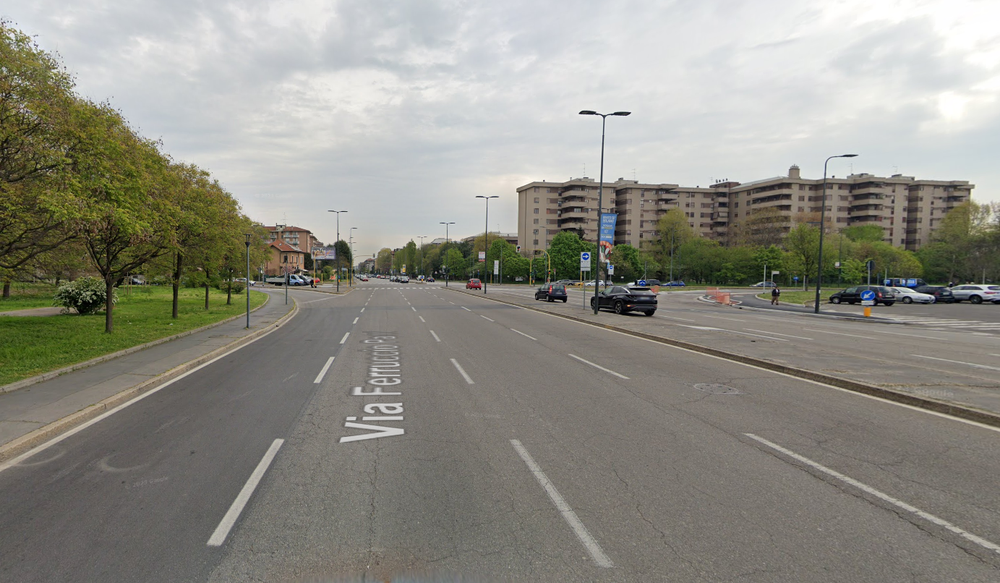
#> input picture input_img_flat/img1.png, 1000 x 583 px, shrunk from 1383 x 806 before the run; its folder holds only this picture in this run
$ python lsd_Filter.py
#> lines starting #> are read from the running program, lines starting #| are printed output that depends on the picture
#> in process_folder, image is the input picture: shape (583, 1000, 3); mean B, G, R 132.2, 141.3, 142.5
import os
import cv2
import numpy as np
import random

def distort_shapes_and_colors(image):
    # Distorsioni di forme e colori.
    rows, cols, ch = image.shape
#> rows = 583; cols = 1000; ch = 3
    distortion = np.zeros_like(image)
    for i in range(rows):
        for j in range(cols):
            offset_x = int(random.uniform(2.0, 4.0) * np.sin(2 * np.pi * i / 30.0))
            offset_y = int(random.uniform(2.0, 4.0) * np.cos(2 * np.pi * j / 30.0))
            if i + offset_x < rows and j + offset_y < cols:
                distortion[i, j] = image[(i + offset_x) % rows, (j + offset_y) % cols]
            else:
                distortion[i, j] = image[i, j]
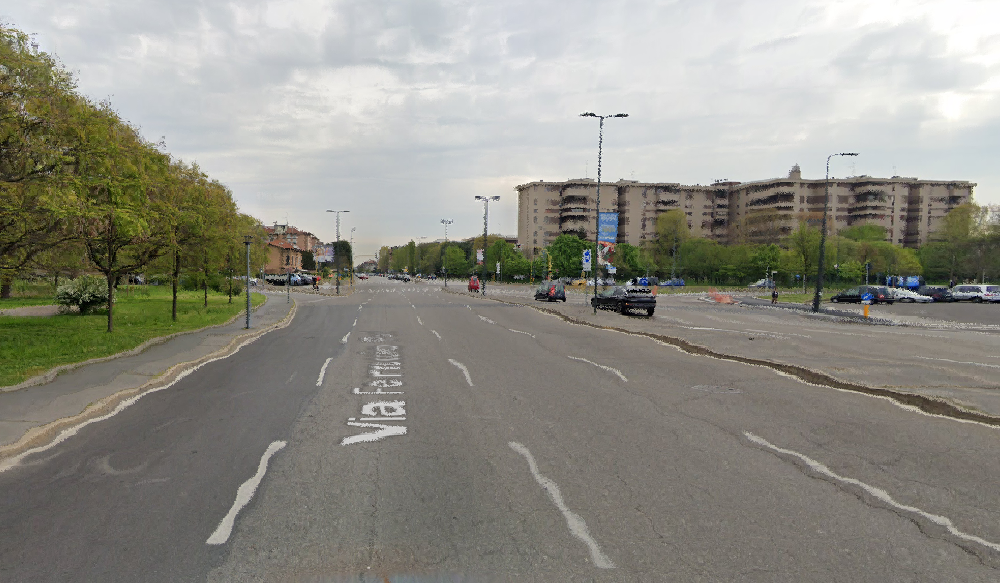
#> distortion: shape (583, 1000, 3); mean B, G, R 132.4, 141.4, 142.7
    return distortion

def add_light_halos(image):
    # Aggiunge aloni di luce.
    alpha = random.uniform(0.30, 0.50)  # Randomizza il valore di alpha tra 0.85 e 0.95
    beta = 1 - alpha
    return cv2.addWeighted(image, alpha, cv2.GaussianBlur(image, (15, 15), 5), beta, 0)

def enhance_colors(image):
    # Colori intensi e brillanti.
    hsv = cv2.cvtColor(image, cv2.COLOR_BGR2HSV)
#> hsv: shape (583, 1000, 3); mean H, S, V 40.7, 33.3, 144.9
    saturation_increase = random.randint(20, 30)  # Randomizza l'aumento della saturazione tra 20 e 30
    hsv[..., 1] = cv2.add(hsv[..., 1], saturation_increase)
#> hsv: shape (583, 1000, 3); mean H, S, V 40.7, 57.3, 144.9
    return cv2.cvtColor(hsv, cv2.COLOR_HSV2BGR)
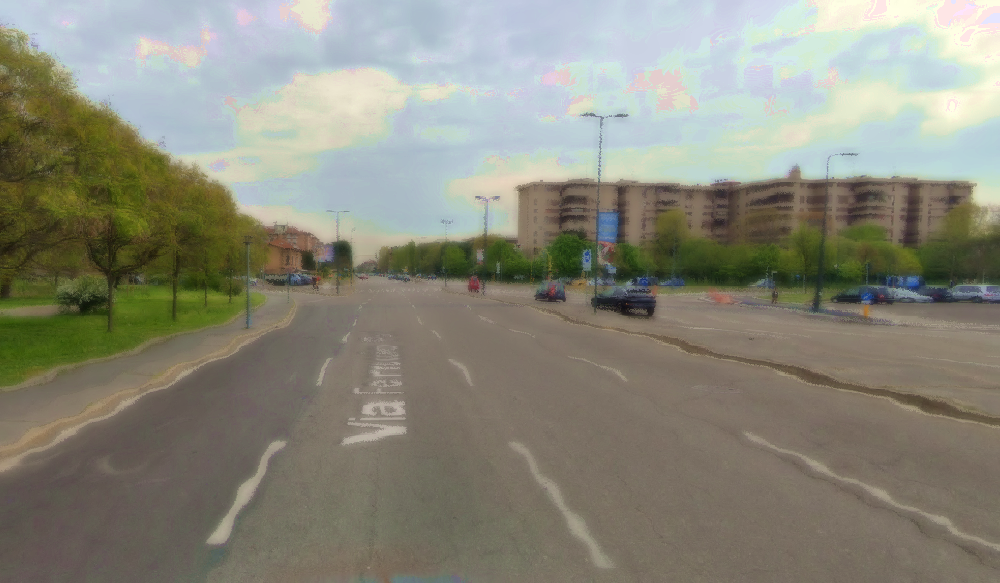
#> returned value: shape (583, 1000, 3); mean B, G, R 122.7, 136.5, 137.3

def apply_lsd_effect(image, output_folder, filename):
    #Applica l'effetto LSD all'immagine e salva ogni passaggio.
    distorted_image = distort_shapes_and_colors(image)
    cv2.imwrite(os.path.join(output_folder, f"{filename}_distorted.jpg"), distorted_image)
    light_halos_image = add_light_halos(distorted_image)
    cv2.imwrite(os.path.join(output_folder, f"{filename}_light_halos.jpg"), light_halos_image)
    enhanced_colors_image = enhance_colors(light_halos_image)
    cv2.imwrite(os.path.join(output_folder, f"{filename}_enhanced_colors.jpg"), enhanced_colors_image)
    return enhanced_colors_image

def process_folder(folder_path, output_folder):
    if not os.path.exists(output_folder):
        os.makedirs(output_folder)

    # Leggi tutte le immagini dalla cartella
    images = [f for f in os.listdir(folder_path) if f.endswith(('.png', '.jpg', '.jpeg', '.bmp', '.tiff'))]

    # Processa e salva le immagini con il filtro Alcol
    for filename in images:
        image_path = os.path.join(folder_path, filename)
        image = cv2.imread(image_path)

        # Applica gli effetti e salva le immagini alterate
        apply_lsd_effect(image, output_folder, os.path.splitext(filename)[0])

# Cartelle root
process_folder('input_img_flat', 'output_img_distorted')

$ run again, on input_img_flat/img5.png
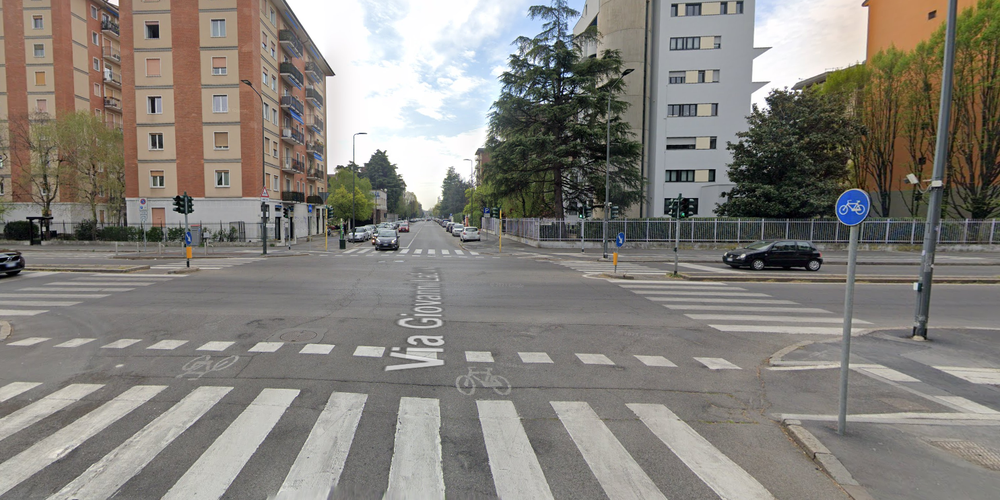
#> input picture input_img_flat/img5.png, 1000 x 500 px, shrunk from 1485 x 742 before the run
#> in process_folder, image is the input picture: shape (500, 1000, 3); mean B, G, R 122.6, 128.7, 132.6
#> after the loop in distort_shapes_and_colors, `for i in range(rows):`:
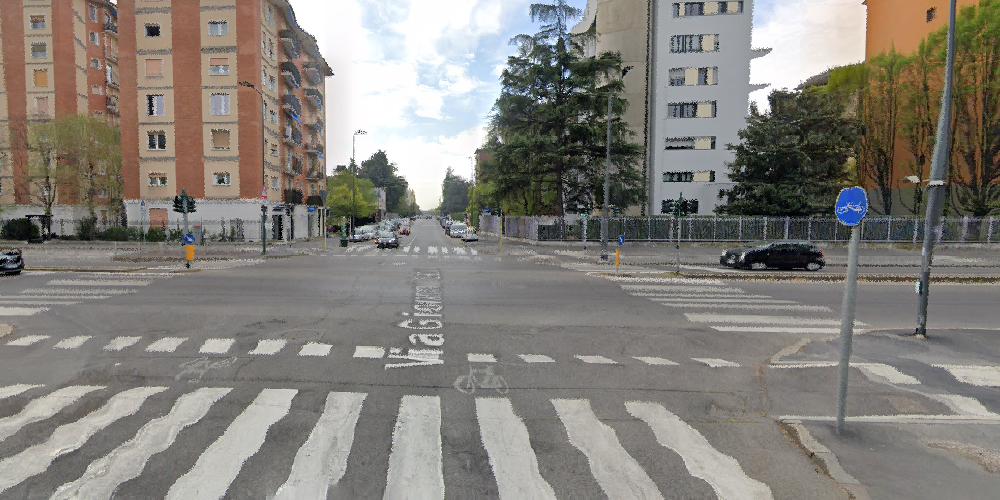
#> distortion: shape (500, 1000, 3); mean B, G, R 122.7, 128.8, 132.8
#> in enhance_colors, `return cv2.cvtColor(hsv, cv2.COLOR_HSV2BGR)`:
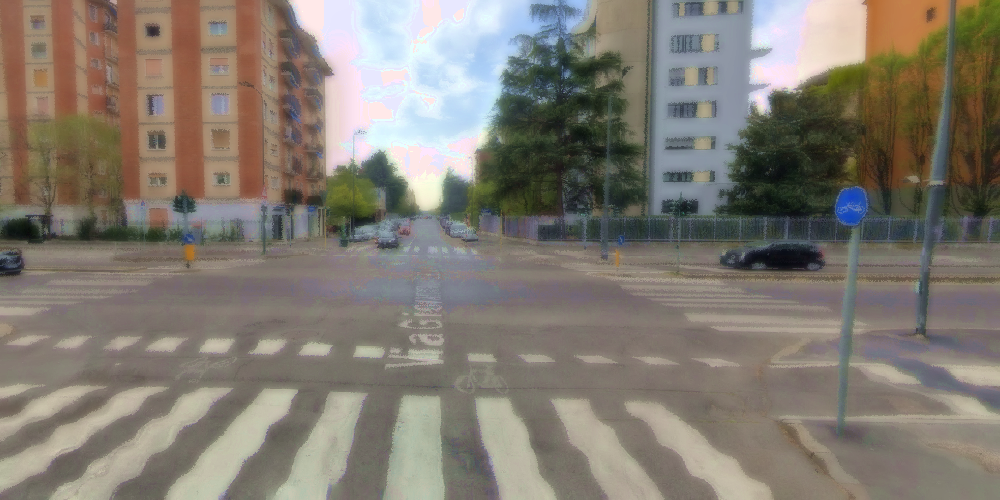
#> returned value: shape (500, 1000, 3); mean B, G, R 113.4, 123, 129.9

$ run again, on input_img_flat/img6.png
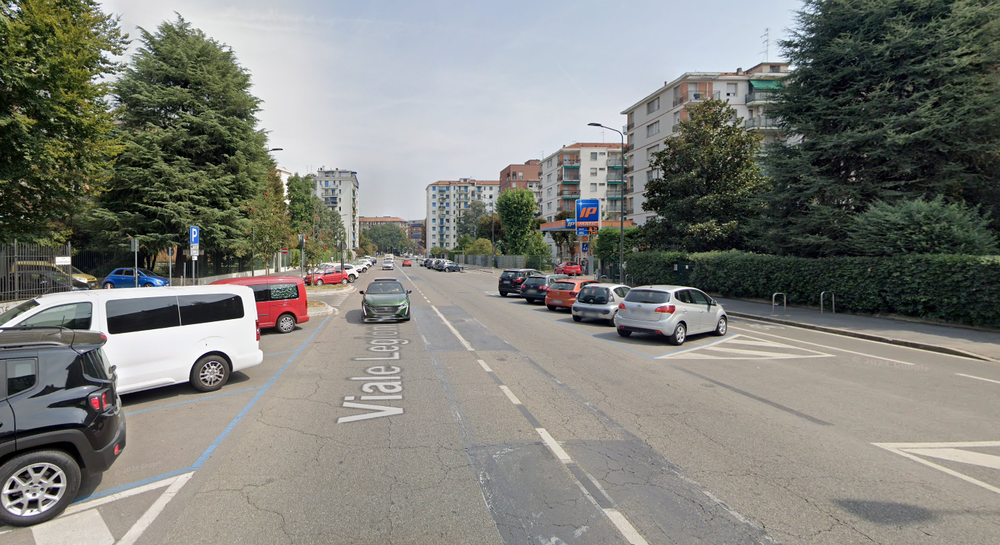
#> input picture input_img_flat/img6.png, 1000 x 545 px, shrunk from 1373 x 748 before the run
#> in process_folder, image is the input picture: shape (545, 1000, 3); mean B, G, R 122.2, 128.3, 127.6
#> after the loop in distort_shapes_and_colors, `for i in range(rows):`:
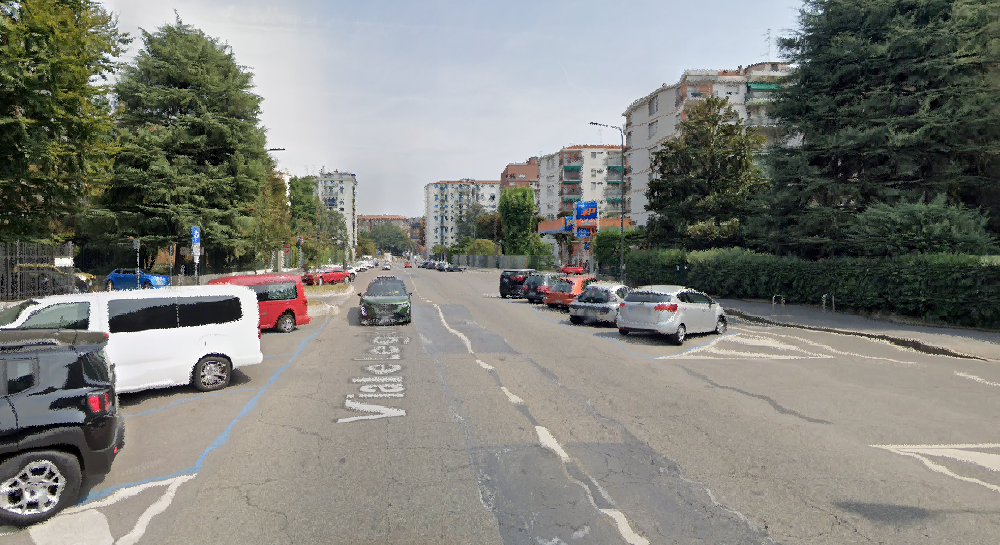
#> distortion: shape (545, 1000, 3); mean B, G, R 122.3, 128.5, 127.8
#> in enhance_colors, `return cv2.cvtColor(hsv, cv2.COLOR_HSV2BGR)`:
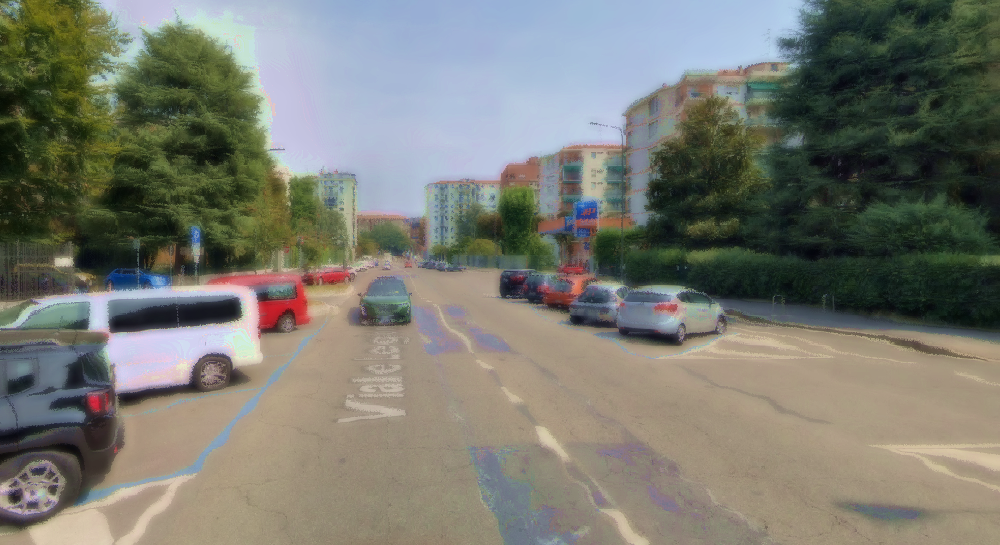
#> returned value: shape (545, 1000, 3); mean B, G, R 112, 121.4, 120.7

$ run again, on input_img_flat/img2.png
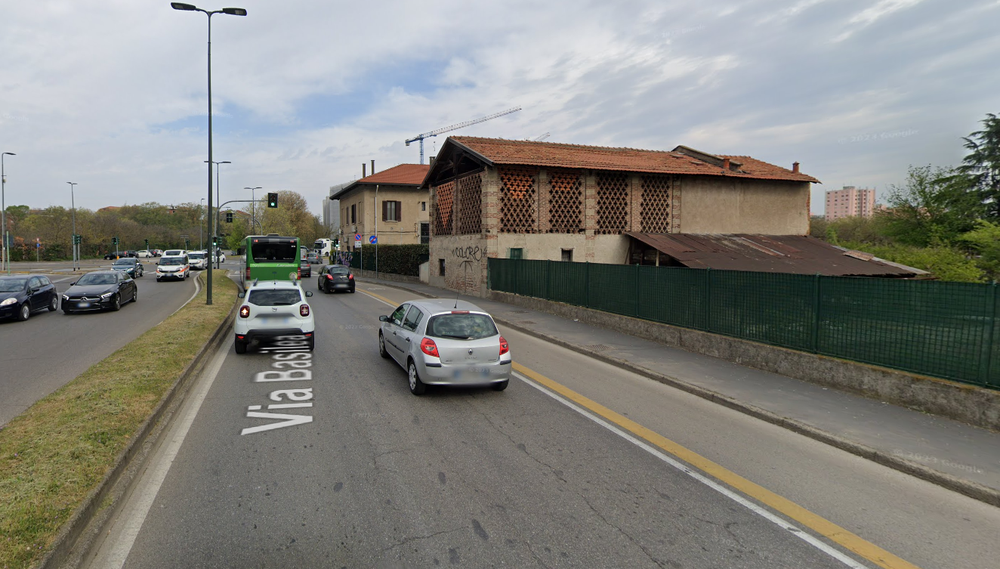
#> input picture input_img_flat/img2.png, 1000 x 569 px, shrunk from 1324 x 753 before the run
#> in process_folder, image is the input picture: shape (569, 1000, 3); mean B, G, R 123.8, 129.2, 129.4
#> after the loop in distort_shapes_and_colors, `for i in range(rows):`:
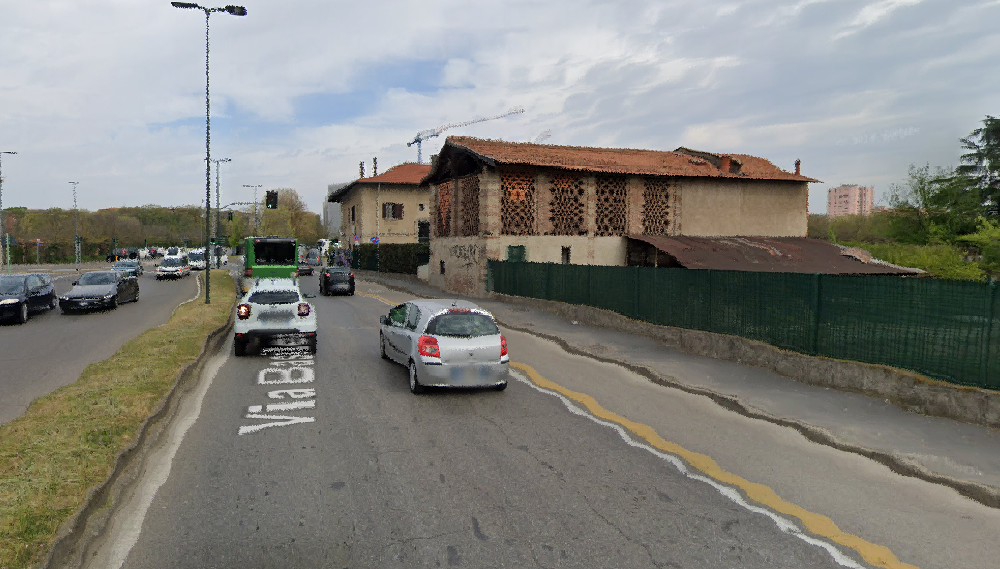
#> distortion: shape (569, 1000, 3); mean B, G, R 124.1, 129.5, 129.7
#> in enhance_colors, `return cv2.cvtColor(hsv, cv2.COLOR_HSV2BGR)`:
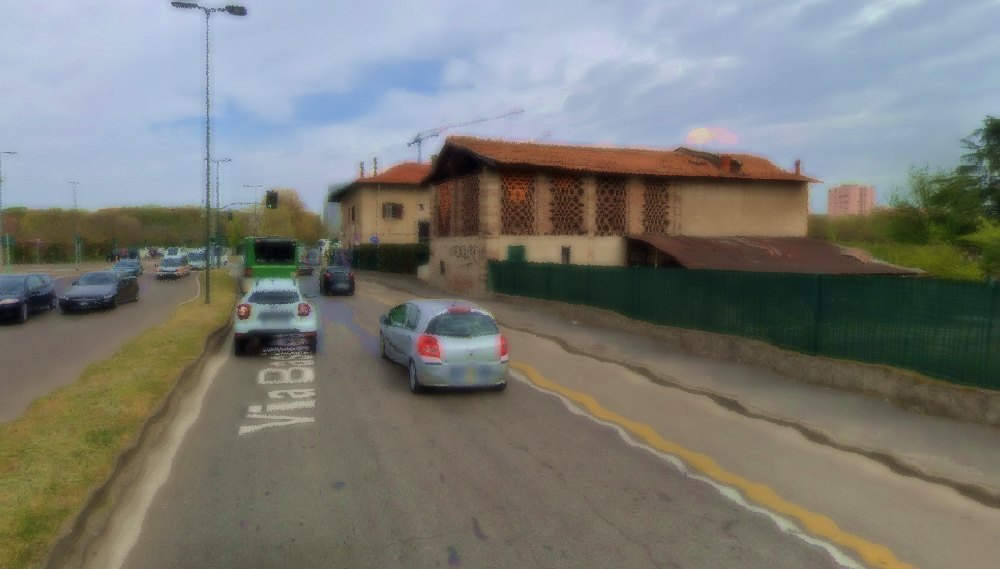
#> returned value: shape (569, 1000, 3); mean B, G, R 116.1, 122.3, 121.3

$ run again, on input_img_flat/img3.png
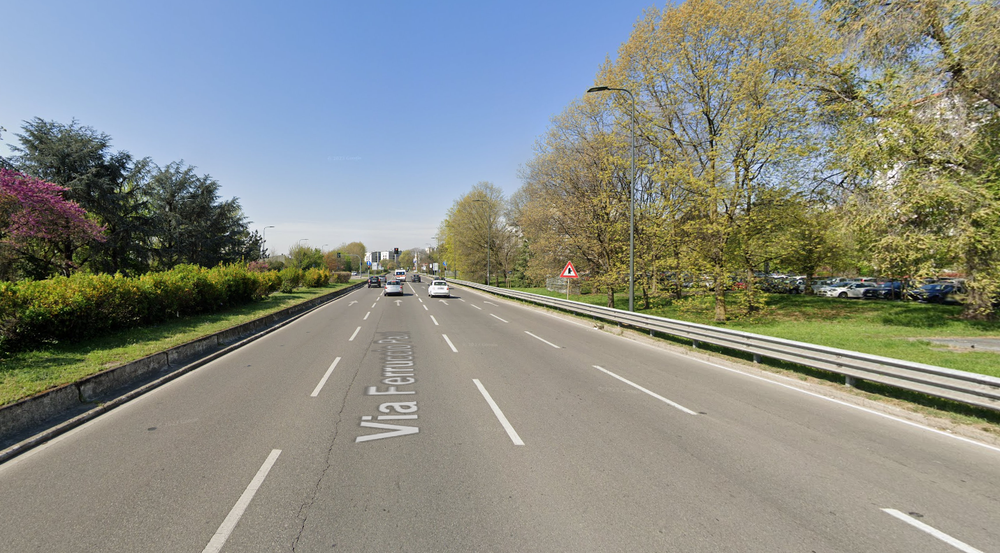
#> input picture input_img_flat/img3.png, 1000 x 553 px, shrunk from 1431 x 791 before the run
#> in process_folder, image is the input picture: shape (553, 1000, 3); mean B, G, R 131.3, 139.8, 136.5
#> after the loop in distort_shapes_and_colors, `for i in range(rows):`:
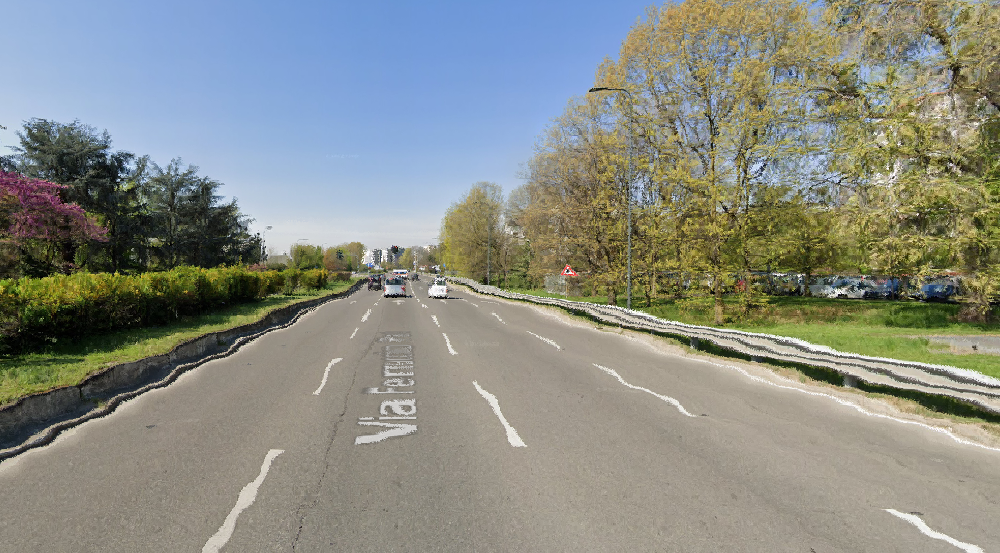
#> distortion: shape (553, 1000, 3); mean B, G, R 131.3, 139.7, 136.4
#> in add_light_halos, `return cv2.addWeighted(image, alpha, cv2.GaussianBlur(image, (15, 15),..`:
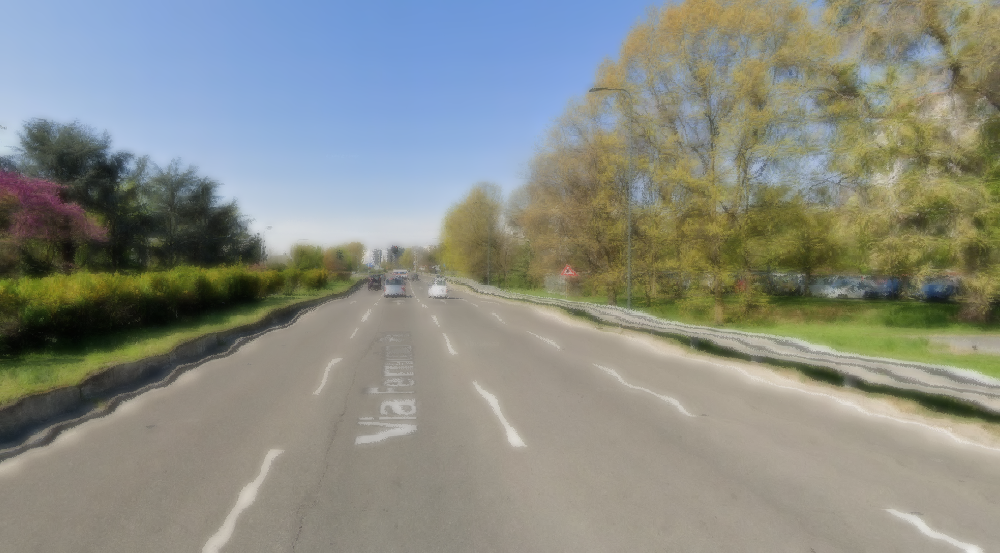
#> returned value: shape (553, 1000, 3); mean of channels 0, 1, 2 131.3, 139.7, 136.4; drawn as B, G, R
